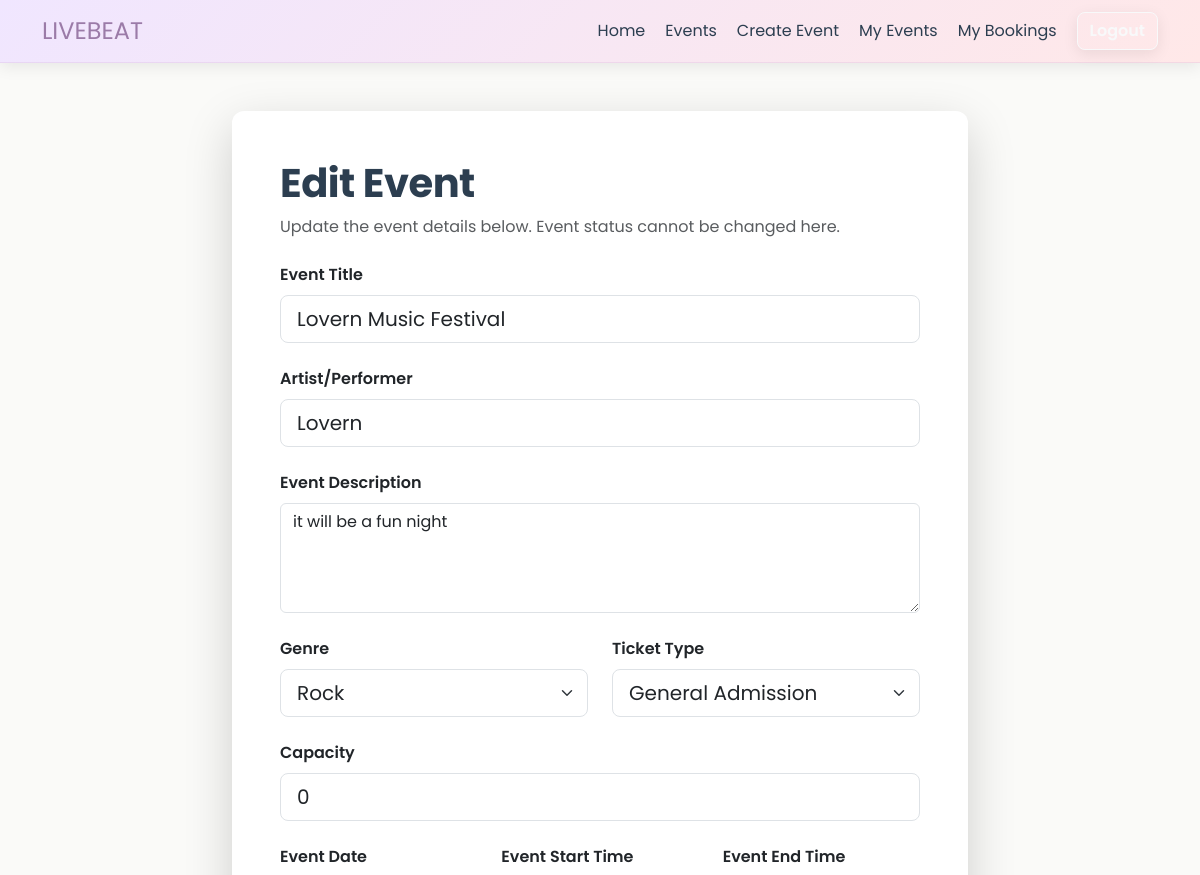
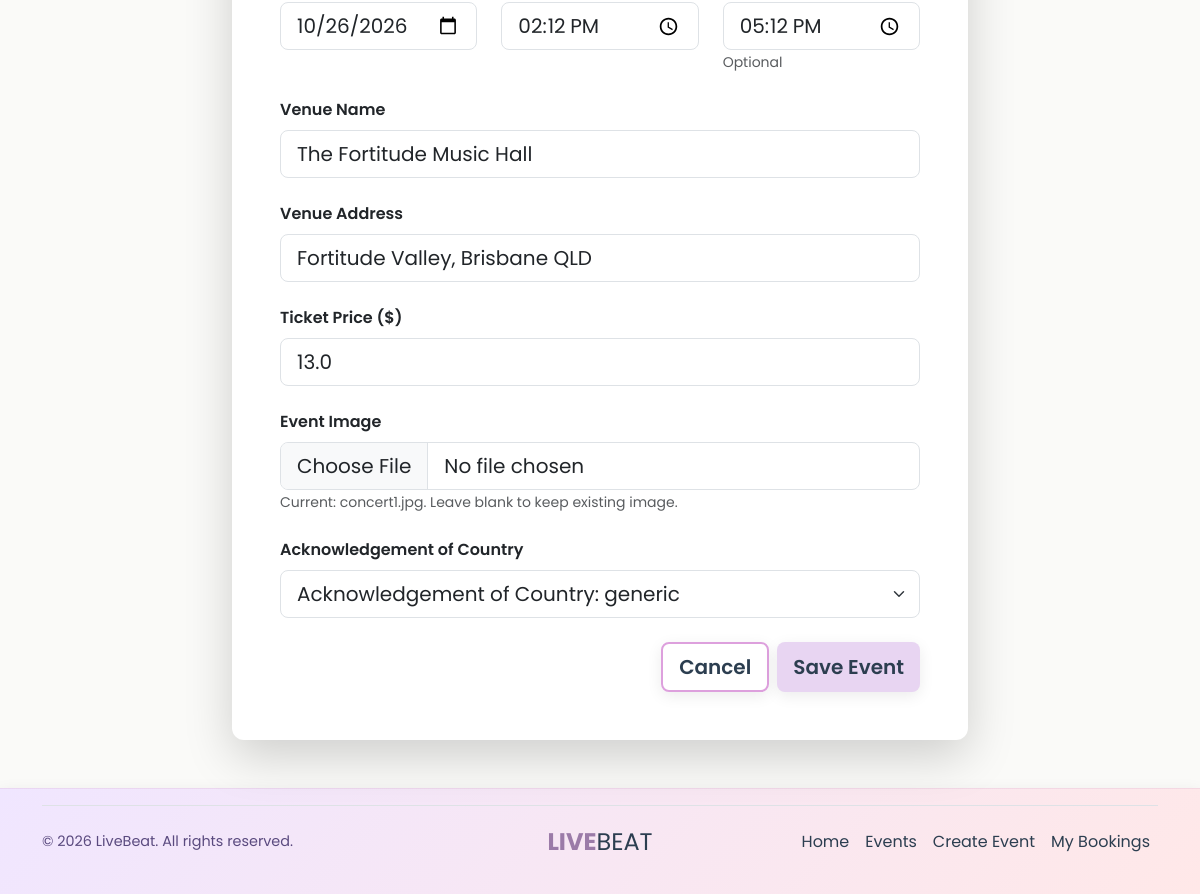
Page /events/7/edit (signed in) on the committed database (2 pictures, top to bottom).
### livebeat/models.py (models this page shows)
class Event(db.Model):
    id = db.Column(db.Integer, primary_key=True)
    title = db.Column(db.String(100), nullable=False)
    artist = db.Column(db.String(100), nullable=False)
    description = db.Column(db.Text, nullable=False)
    category = db.Column(db.String(50), nullable=False)
    status = db.Column(db.String(20), default="Open")
    capacity = db.Column(db.Integer, nullable=False)
    date = db.Column(db.DateTime, nullable=False)
    venue_name = db.Column(db.String(120), nullable=False)
    venue_address = db.Column(db.String(200), nullable=False)
    ticket_price = db.Column(db.Float, nullable=False)
    ticket_type = db.Column(db.String(50), nullable=True, default="general")
    end_time = db.Column(db.DateTime, nullable=True)
    acknowledgement = db.Column(db.Text)
    image = db.Column(db.String(200), default="concert1.jpg")
    user_id = db.Column(db.Integer, db.ForeignKey("user.id"))
    bookings = db.relationship("Booking", backref="event", lazy=True)
    comments = db.relationship("Comment", backref="event", lazy=True)

### livebeat/views.py (the view, shortened to what this page needs)
@main_bp.route("/events/<int:event_id>/edit", methods=["GET", "POST"])
@login_required
def edit_event(event_id):
    event = Event.query.get_or_404(event_id)
    if event.user_id != current_user.id:
        abort(403)
    form = EventForm(obj=event)
    if request.method == "GET":
        form.date.data = event.date.date()
        form.time.data = event.date.time()
        if event.end_time:
            form.end_time.data = event.end_time.time()
    return render_template("create-event.html", form=form, editing=True, event=event)

### livebeat/views.py (called while the page is built)
@main_bp.app_context_processor
def inject_has_created_events():
    has_created_events = False
    if current_user.is_authenticated:
        has_created_events = Event.query.filter_by(user_id=current_user.id).first() is not None
    return {"has_created_events": has_created_events}

### livebeat/templates/create-event.html (shortened to what this page needs)
{% extends 'base.html' %}
{% block content %}
<section class="py-5">
    <div class="container">
        <div class="row justify-content-center">
            <div class="col-lg-8">
                <div class="card border-0 shadow-lg">
                    <div class="card-body p-5">
                        <h1 class="card-title mb-2">
                            {% if editing %}Edit Event{% else %}Create a New Event{% endif %}
                        </h1>
                        <p class="text-muted mb-4">
                            {% if editing %}
                            Update the event details below. Event status cannot be changed here.
                            {% else %}
                            Enter the event details below. You can edit this event later from the event page.
                            {% endif %}
                        </p>
                        <form method="POST" enctype="multipart/form-data"
                            action="{% if editing %}{{ url_for('main.edit_event', event_id=event.id) }}{% else %}{{ url_for('main.create_event') }}{% endif %}">
                            <div class="mb-4">
                                {{ form.title.label(class="form-label fw-semibold") }}
                                {{ form.title(class="form-control form-control-lg", placeholder="e.g., Summer Music Festival 2026") }}
                            </div>
                            <div class="mb-4">
                                {{ form.artist.label(class="form-label fw-semibold") }}
                                {{ form.artist(class="form-control form-control-lg", placeholder="e.g., The Rolling Stones") }}
                            </div>
                            <div class="mb-4">
                                {{ form.description.label(class="form-label fw-semibold") }}
                                {{ form.description(class="form-control", rows="4", placeholder="Tell us about your event. What can attendees expect?") }}
                            </div>
                            <div class="row mb-4">
                                <div class="col-md-6">
                                    {{ form.category.label(class="form-label fw-semibold") }}
                                    {{ form.category(class="form-select form-select-lg") }}
                                </div>
                                <div class="col-md-6">
                                    {{ form.ticket_type.label(class="form-label fw-semibold") }}
                                    {{ form.ticket_type(class="form-select form-select-lg") }}
                                </div>
                            </div>
                            <div class="mb-4">
                                {{ form.capacity.label(class="form-label fw-semibold") }}
                                {{ form.capacity(class="form-control form-control-lg", type="number", min="1",
                                placeholder="e.g., 5000") }}
                            </div>
                            <div class="row mb-4">
                                <div class="col-md-4">
                                    {{ form.date.label(class="form-label fw-semibold") }}
                                    {{ form.date(class="form-control form-control-lg") }}
                                </div>
                                <div class="col-md-4">
                                    {{ form.time.label(class="form-label fw-semibold") }}
                                    {{ form.time(class="form-control form-control-lg") }}
                                </div>
                                <div class="col-md-4">
                                    {{ form.end_time.label(class="form-label fw-semibold") }}
                                    {{ form.end_time(class="form-control form-control-lg") }}
                                    <small class="text-muted">Optional</small>
                                </div>
                            </div>
                            <div class="mb-4">
                                {{ form.venue_name.label(class="form-label fw-semibold") }}
                                {{ form.venue_name(class="form-control form-control-lg", placeholder="e.g., Sydney Opera House") }}
                            </div>
                            <div class="mb-4">
                                {{ form.venue_address.label(class="form-label fw-semibold") }}
                                {{ form.venue_address(class="form-control form-control-lg", placeholder="e.g., 123 Main Street, Brisbane QLD 4000") }}
                            </div>
                            <div class="mb-4">
                                {{ form.ticket_price.label(class="form-label fw-semibold") }}
                                {{ form.ticket_price(class="form-control form-control-lg", type="number", min="0",
                                step="0.01", placeholder="e.g., 45.00") }}
                            </div>
                            <div class="mb-4">
                                {{ form.image.label(class="form-label fw-semibold") }}
                                {{ form.image(class="form-control form-control-lg") }}
                                {% if editing and event.image %}
                                <small class="text-muted">Current: {{ event.image }}. Leave blank to keep existing
                                    image.</small>
                                {% endif %}
                            </div>
                            <div class="mb-4">
                                {{ form.acknowledgement.label(class="form-label fw-semibold") }}
                                {{ form.acknowledgement(class="form-select form-select-lg") }}
                            </div>
                            <div class="d-grid gap-2 d-md-flex justify-content-md-end">
                                <a href="{{ url_for('main.index') }}"
                                    class="btn btn-outline-secondary btn-lg">Cancel</a>
                                {{ form.submit(class="btn btn-primary btn-lg") }}
                            </div>
                        </form>
                    </div>
                </div>
            </div>
        </div>
    </div>
</section>
{% endblock %}

### livebeat/static/style/style.css (style rules this page uses)
:root { --dark-gray: #2C3E50; --light-shadow: 0 4px 15px rgba(0, 0, 0, 0.08); --medium-shadow: 0 6px 20px rgba(0, 0, 0, 0.12); }
* { font-family: "Poppins", sans-serif; font-weight: 400; font-style: normal; }
body { background-color: #FAFAF8; min-height: 100vh; display: flex; flex-direction: column; }
h1, h2, h3, h4, h5, h6 { font-weight: 700; letter-spacing: -0.5px; color: var(--dark-gray); }
h1 { font-size: 2.5rem; margin-bottom: 1.5rem; }
.btn { font-weight: 600; border-radius: 8px; box-shadow: var(--light-shadow); }
.btn-primary { background: #E8D5F2; border: none; color: #2C3E50 !important; }
.btn-outline-secondary { border: 2px solid #DDA0DD; color: var(--dark-gray); }
.card { border: none; border-radius: 12px; box-shadow: var(--light-shadow); background: white; transition: all 0.3s ease; }
.card-title { color: var(--dark-gray); font-weight: 700; }
section { padding: 2rem 0; }

### rows in the picture
Event: title "Lovern Music Festival", artist "Lovern", description "it will be a fun night", category "Rock", ticket_type "General Admission", capacity "0", date "10/26/2026", end_time "17:12", venue_name "The Fortitude Music Hall", venue_address "Fortitude Valley, Brisbane QLD", ticket_price "13.0", image "concert1.jpg", acknowledgement "Acknowledgement of Country: generic"
